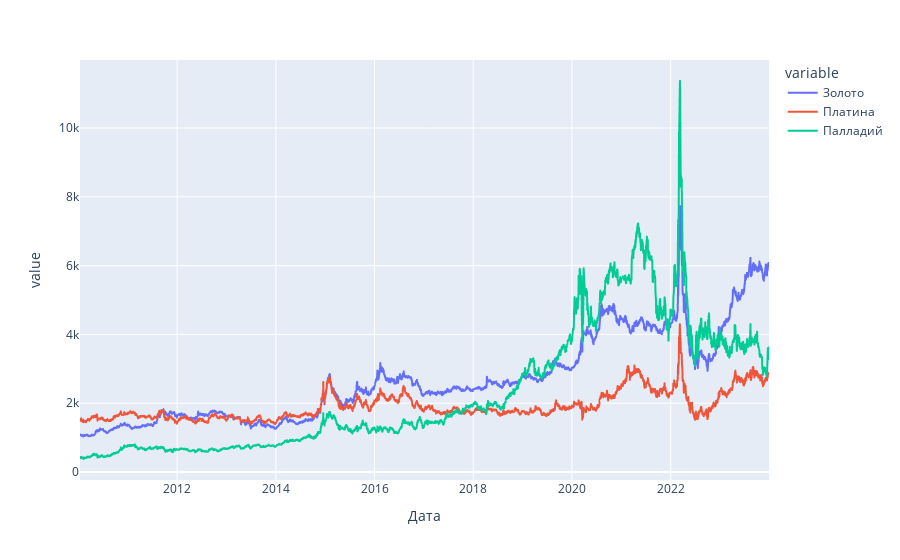

Notebook source saved alongside this figure:
### Code cell
time_series_plot(mes, driver='plotly')

### Figure 1 — Plotly figure (JSON) as saved in the notebook; plotly's stock layout.template omitted (floating-point values rounded to 4 significant figures; data arrays with more than 128 entries replaced by an {"elided": "..."} marker saying what was removed)
{"data": [{"hovertemplate": "variable=Золото<br>Дата=%{x}<br>value=%{y}<extra></extra>", "legendgroup": "Золото", "line": {"color": "#636efa", "dash": "solid"}, "marker": {"symbol": "circle"}, "mode": "lines", "name": "Золото", "showlegend": true, "type": "scattergl", "x": {"elided": "3459 str values"}, "xaxis": "x", "y": {"elided": "3459 float values"}, "yaxis": "y"}, {"hovertemplate": "variable=Платина<br>Дата=%{x}<br>value=%{y}<extra></extra>", "legendgroup": "Платина", "line": {"color": "#EF553B", "dash": "solid"}, "marker": {"symbol": "circle"}, "mode": "lines", "name": "Платина", "showlegend": true, "type": "scattergl", "x": {"elided": "3459 str values"}, "xaxis": "x", "y": {"elided": "3459 float values"}, "yaxis": "y"}, {"hovertemplate": "variable=Палладий<br>Дата=%{x}<br>value=%{y}<extra></extra>", "legendgroup": "Палладий", "line": {"color": "#00cc96", "dash": "solid"}, "marker": {"symbol": "circle"}, "mode": "lines", "name": "Палладий", "showlegend": true, "type": "scattergl", "x": {"elided": "3459 str values"}, "xaxis": "x", "y": {"elided": "3459 float values"}, "yaxis": "y"}], "layout": {"legend": {"title": {"text": "variable"}, "tracegroupgap": 0}, "margin": {"t": 60}, "xaxis": {"anchor": "y", "domain": [0, 1], "title": {"text": "Дата"}}, "yaxis": {"anchor": "x", "domain": [0, 1], "title": {"text": "value"}}}}
